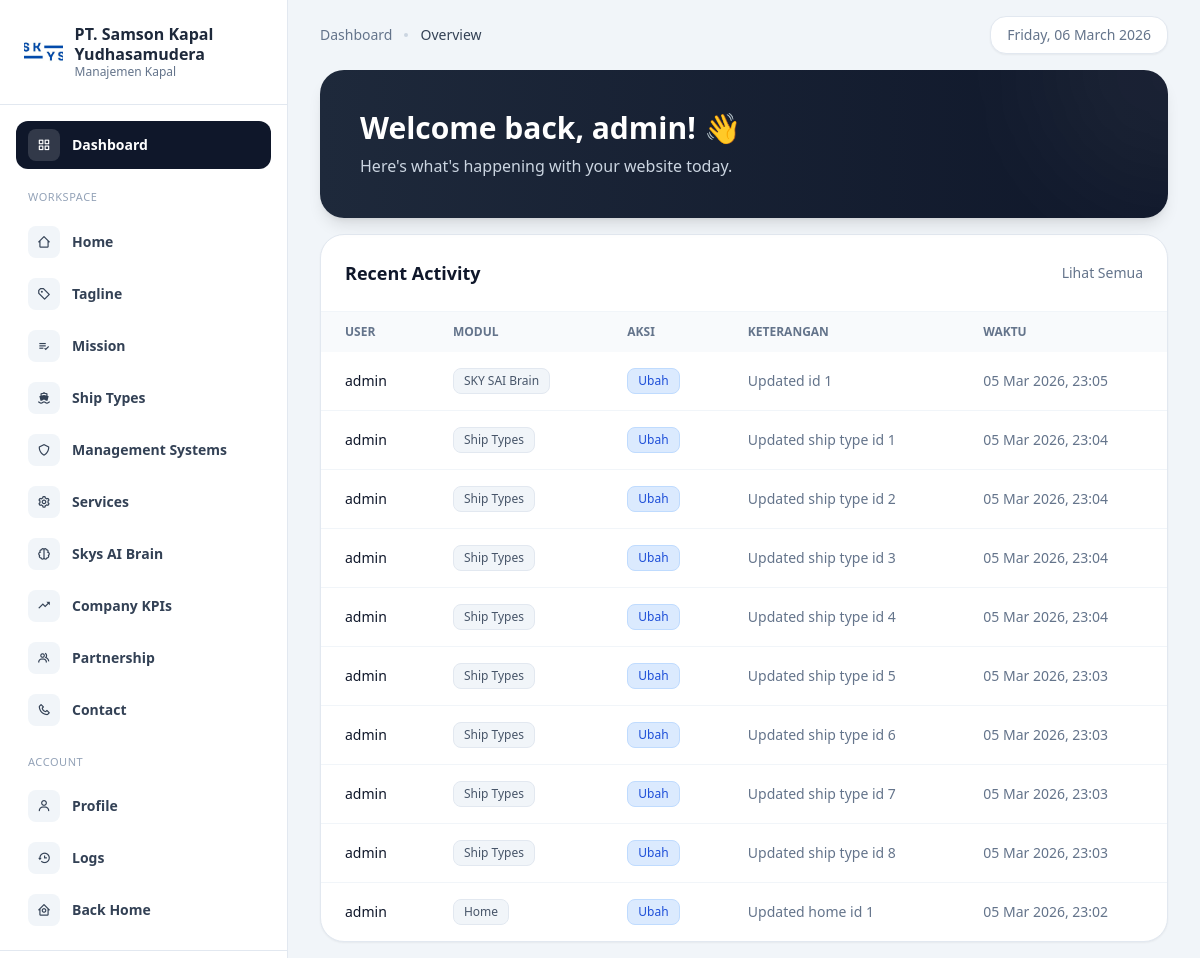
/dashboard (signed in), run on the app's committed database.
### tables this page shows
CREATE TABLE `logs` (
  `id` int UNSIGNED NOT NULL,
  `user_id` int UNSIGNED DEFAULT NULL,
  `action` varchar(100) NOT NULL,
  `description` text,
  `ip_address` varchar(45) DEFAULT NULL,
  `user_agent` text,
  `created_at` datetime NOT NULL DEFAULT CURRENT_TIMESTAMP
);

CREATE TABLE `accounts` (
  `id` int UNSIGNED NOT NULL,
  `fullname` varchar(255) NOT NULL,
  `email` varchar(255) NOT NULL,
  `password` varchar(255) NOT NULL,
  `role_id` tinyint UNSIGNED NOT NULL DEFAULT '1',
  `created_at` datetime NOT NULL DEFAULT CURRENT_TIMESTAMP,
  `updated_at` datetime DEFAULT NULL ON UPDATE CURRENT_TIMESTAMP
);

### dashboard/index.php (the view, shortened to what this page needs)
<?php
require_once __DIR__ . '/header.php';
require_once __DIR__ . '/../config/db.php';
$recentLogs = [];
$stmt = $db->prepare("SELECT l.*, a.fullname FROM logs l LEFT JOIN accounts a ON l.user_id = a.id ORDER BY l.created_at DESC LIMIT 10");
if ($stmt) {
    $stmt->execute();
    $result = $stmt->get_result();
    while ($row = $result->fetch_assoc()) {
        $recentLogs[] = $row;
    }
}
$actionToModule = [
    'management_system' => 'Management System',
    'mission' => 'Mission',
    'contact' => 'Contact',
    'partnership' => 'Partnership',
    'ship_type' => 'Ship Types',
    'company_kpis' => 'Company KPIs',
    'sky_sai_brain' => 'SKY SAI Brain',
    'service' => 'Services',
    'tagline' => 'Tagline',
    'home' => 'Home',
    'login' => 'Auth',
    'logout' => 'Auth',
    'register' => 'Auth',
    'change_password' => 'Auth',
];
function getLogModule(string $action, array $map): string {
    foreach ($map as $prefix => $label) {
        if (strpos($action, $prefix) === 0) return $label;
    }
    return 'Lainnya';
}
function getLogActionBadgeClass(string $action): string {
    if (strpos($action, 'update') !== false) return 'bg-blue-100 text-blue-700 border-blue-200';
    return 'bg-slate-100 text-slate-600 border-slate-200';
}
function getLogActionLabel(string $action): string {
    $labels = [
        'management_system_create' => 'Buat', 'management_system_update' => 'Ubah', 'management_system_delete' => 'Hapus',
        'mission_create' => 'Buat', 'mission_update' => 'Ubah', 'mission_delete' => 'Hapus',
        'contact_create' => 'Buat', 'contact_update' => 'Ubah', 'contact_delete' => 'Hapus',
        'partnership_create' => 'Buat', 'partnership_update' => 'Ubah', 'partnership_delete' => 'Hapus',
        'ship_type_create' => 'Buat', 'ship_type_update' => 'Ubah', 'ship_type_delete' => 'Hapus',
        'company_kpis_create' => 'Buat', 'company_kpis_update' => 'Ubah', 'company_kpis_delete' => 'Hapus',
        'sky_sai_brain_create' => 'Buat', 'sky_sai_brain_update' => 'Ubah', 'sky_sai_brain_delete' => 'Hapus',
        'service_create' => 'Buat', 'service_update' => 'Ubah', 'service_delete' => 'Hapus',
        'tagline_create' => 'Buat', 'tagline_update' => 'Ubah', 'tagline_delete' => 'Hapus',
        'home_create' => 'Buat', 'home_update' => 'Ubah', 'home_delete' => 'Hapus',
        'login_success' => 'Login', 'login_failed' => 'Login gagal', 'login_denied' => 'Akses ditolak', 'login_blocked_ip' => 'IP diblokir', 'login_error' => 'Error login',
        'logout' => 'Logout', 'register_success' => 'Daftar', 'register_failed' => 'Daftar gagal', 'register_error' => 'Error daftar', 'change_password' => 'Ganti password',
    ];
    return $labels[$action] ?? preg_replace('/_/', ' ', $action);
}
$breadcrumbs = [
    ['label' => 'Dashboard', 'href' => '/dashboard'],
    ['label' => 'Overview'],
];
?>
<div class="flex min-h-screen overflow-hidden">
    <?php require_once __DIR__ . '/sidebar.php'; ?>
    <main class="flex-1 min-w-0 h-screen overflow-y-auto px-4 md:px-8 space-y-4 pb-4">
        <div class="flex items-center justify-between">
            <div class="flex items-center gap-3">
                <?php echo renderBreadcrumb($breadcrumbs); ?>
            </div>
            <div class="flex items-center gap-3">
                <div
                    class="hidden md:flex items-center gap-2 rounded-2xl bg-white px-4 py-2 shadow-sm border border-slate-200">
                    <span class="text-sm text-slate-500">
                        <?php echo date('l, d F Y'); ?>
                    </span>
                </div>
            </div>
        </div>
        <div
            class="rounded-3xl bg-gradient-to-r from-slate-800 to-slate-900 p-6 md:p-10 text-white relative overflow-hidden shadow-lg">
            <div
                class="absolute top-0 right-0 w-64 h-64 bg-white/5 rounded-full blur-3xl -translate-y-1/2 translate-x-1/2">
            </div>
            <div class="relative z-10">
                <h1 class="text-2xl md:text-3xl font-bold">Welcome back,
                    <?php echo htmlspecialchars($_SESSION['user']['fullname'] ?? 'Admin'); ?>! 👋</h1>
                <p class="mt-2 text-slate-300 max-w-xl">
                    Here's what's happening with your website today.
                </p>
            </div>
        </div>
        <div class="rounded-3xl bg-white border border-slate-200 shadow-sm overflow-hidden">
            <div class="p-6 border-b border-slate-100 flex items-center justify-between">
                <h2 class="text-lg font-bold text-slate-900">Recent Activity</h2>
                <a href="/dashboard/logs" class="text-sm font-medium text-slate-500 hover:text-slate-900">Lihat Semua</a>
            </div>
            <div class="overflow-x-auto">
                <table class="w-full text-left text-sm text-slate-600">
                    <thead class="bg-slate-50 text-xs uppercase text-slate-500">
                        <tr>
                            <th class="px-6 py-3 font-semibold">User</th>
                            <th class="px-6 py-3 font-semibold">Modul</th>
                            <th class="px-6 py-3 font-semibold">Aksi</th>
                            <th class="px-6 py-3 font-semibold">Keterangan</th>
                            <th class="px-6 py-3 font-semibold">Waktu</th>
                        </tr>
                    </thead>
                    <tbody class="divide-y divide-slate-100">
                        <?php if (empty($recentLogs)): ?>
                            <tr>
                                <td colspan="5" class="px-6 py-12 text-center">
                                    <div class="flex flex-col items-center gap-3 text-slate-500">
                                        <div class="w-14 h-14 rounded-2xl bg-slate-100 border border-slate-200 flex items-center justify-center">
                                            <i class='bx bx-history text-3xl text-slate-400'></i>
                                        </div>
                                        <p class="font-medium text-slate-600">Belum ada aktivitas</p>
                                        <p class="text-sm max-w-sm">Aktivitas akan tercatat saat login, mengubah konten (Home, Mission, Services, dll.), atau aksi lain di dashboard.</p>
                                    </div>
                                </td>
                            </tr>
                        <?php else: ?>
                            <?php foreach ($recentLogs as $log):
                                $module = getLogModule($log['action'], $actionToModule);
                                $badgeClass = getLogActionBadgeClass($log['action']);
                                $actionLabel = getLogActionLabel($log['action']);
                            ?>
                                <tr class="hover:bg-slate-50/50">
                                    <td class="px-6 py-4 font-medium text-slate-900 whitespace-nowrap">
                                        <?php echo htmlspecialchars($log['fullname'] ?? 'System'); ?>
                                    </td>
                                    <td class="px-6 py-4">
                                        <span class="inline-flex items-center px-2.5 py-1 rounded-lg bg-slate-100 text-xs font-medium text-slate-600 border border-slate-200">
                                            <?php echo htmlspecialchars($module); ?>
                                        </span>
                                    </td>
                                    <td class="px-6 py-4">
                                        <span class="inline-flex items-center gap-1.5 px-2.5 py-1 rounded-lg text-xs font-medium border <?php echo $badgeClass; ?>">
                                            <?php echo htmlspecialchars($actionLabel); ?>
                                        </span>
                                    </td>
                                    <td class="px-6 py-4 text-slate-500 max-w-xs truncate" title="<?php echo htmlspecialchars($log['description'] ?? ''); ?>">
                                        <?php echo htmlspecialchars($log['description'] ?? '-'); ?>
                                    </td>
                                    <td class="px-6 py-4 text-slate-500 whitespace-nowrap">
                                        <?php echo date('d M Y, H:i', strtotime($log['created_at'])); ?>
                                    </td>
                                </tr>
                            <?php endforeach; ?>
                        <?php endif; ?>
                    </tbody>
                </table>
            </div>
        </div>
    </main>
</div>
</body>
</html>

### data on the page
logs: user.fullname "admin", action "SKY SAI Brain", action "Ubah", description "Updated id 1", created_at "05 Mar 2026, 23:05"
logs: user.fullname "admin", action "Ship Types", action "Ubah", description "Updated ship type id 1", created_at "05 Mar 2026, 23:04"
logs: user.fullname "admin", action "Ship Types", action "Ubah", description "Updated ship type id 2", created_at "05 Mar 2026, 23:04"
logs: user.fullname "admin", action "Ship Types", action "Ubah", description "Updated ship type id 3", created_at "05 Mar 2026, 23:04"
logs: user.fullname "admin", action "Ship Types", action "Ubah", description "Updated ship type id 4", created_at "05 Mar 2026, 23:04"
logs: user.fullname "admin", action "Ship Types", action "Ubah", description "Updated ship type id 5", created_at "05 Mar 2026, 23:03"
logs: user.fullname "admin", action "Ship Types", action "Ubah", description "Updated ship type id 6", created_at "05 Mar 2026, 23:03"
logs: user.fullname "admin", action "Ship Types", action "Ubah", description "Updated ship type id 7", created_at "05 Mar 2026, 23:03"
logs: user.fullname "admin", action "Ship Types", action "Ubah", description "Updated ship type id 8", created_at "05 Mar 2026, 23:03"
logs: user.fullname "admin", action "Home", action "Ubah", description "Updated home id 1", created_at "05 Mar 2026, 23:02"

### other printed values
$label "Dashboard"
$label "Overview"
$_SESSION['user']['fullname'] "admin"
